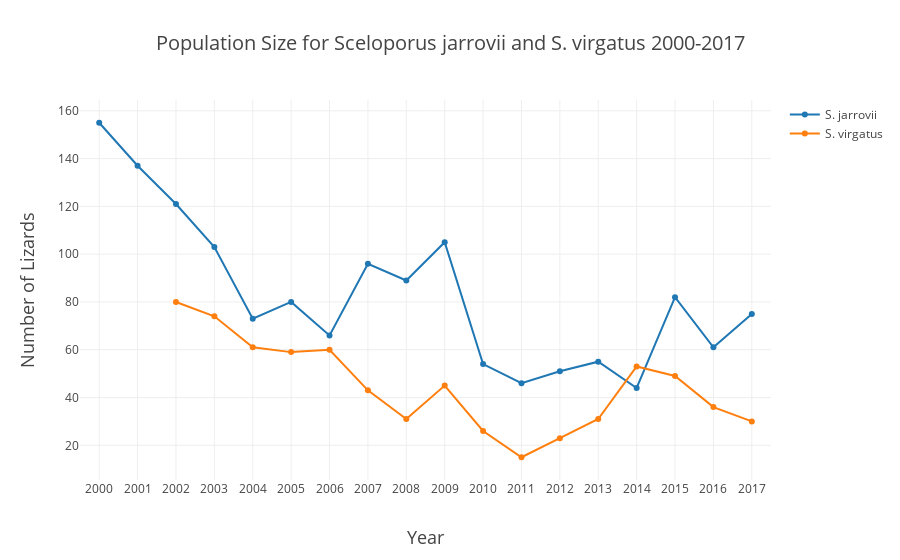

The notebook cell saved with this chart:
### Code cell
Sjarrovii = go.Scatter(x = populationSize.loc[populationSize.species=='j'].year
           , y = populationSize.loc[populationSize.species=='j'].liznumber
          ,name = 'S. jarrovii')
Svirgatus = go.Scatter(x = populationSize.loc[populationSize.species=='v'].year
           , y = populationSize.loc[populationSize.species=='v'].liznumber
          ,name = 'S. virgatus')
data = [Sjarrovii, Svirgatus]
layout = go.Layout(
    title = 'Population Size for Sceloporus jarrovii and S. virgatus 2000-2017',
    titlefont = dict(
        size = 20),
    xaxis = dict(
        dtick = 1,
        title = 'Year',
        titlefont = dict(
            size = 18),
        range = [1999.5,2017.5]),
    yaxis = dict(
        title = 'Number of Lizards',
        titlefont = dict(
            size = 18))
)
fig = go.Figure(
        data = data,
        layout = layout)
iplot(fig, filename = 'Population Size for Sceloporus jarrovii and S. virgatus 2000-2017.html')

### Figure 1 — Plotly figure (JSON) as saved in the notebook; plotly's stock layout.template omitted (floating-point values rounded to 4 significant figures)
{"data": [{"name": "S. jarrovii", "type": "scatter", "uid": "fdb86084-fb43-449e-ab8e-197f601c3da7", "x": [2000, 2001, 2002, 2003, 2004, 2005, 2006, 2007, 2008, 2009, 2010, 2011, 2012, 2013, 2014, 2015, 2016, 2017], "y": [155, 137, 121, 103, 73, 80, 66, 96, 89, 105, 54, 46, 51, 55, 44, 82, 61, 75]}, {"name": "S. virgatus", "type": "scatter", "uid": "757a185c-879a-40fb-84d5-781a2f40b2f9", "x": [2002, 2003, 2004, 2005, 2006, 2007, 2008, 2009, 2010, 2011, 2012, 2013, 2014, 2015, 2016, 2017], "y": [80, 74, 61, 59, 60, 43, 31, 45, 26, 15, 23, 31, 53, 49, 36, 30]}], "layout": {"title": {"font": {"size": 20}, "text": "Population Size for Sceloporus jarrovii and S. virgatus 2000-2017"}, "xaxis": {"dtick": 1, "range": [2000.0, 2018.0], "title": {"font": {"size": 18}, "text": "Year"}}, "yaxis": {"title": {"font": {"size": 18}, "text": "Number of Lizards"}}}}
